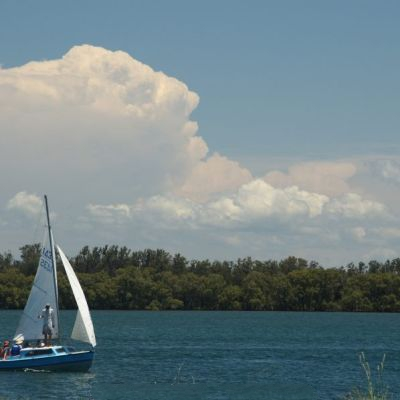
#> input picture ccsn_drone_dataset/train/Cumulus/Cb-N002.jpg, 400 x 400 px, given in place of the camera
$ python colordetect.py
#> lines starting #> are read from the running program, lines starting #| are printed output that depends on the picture; after the words box and inside, x2 and y2 are one past the last pixel; in counts of white or black regions, pixels touching at a corner belong together
# Python code for Multiple Color Detection


import numpy as np
import cv2


# Capturing video through webcam
webcam = cv2.VideoCapture(0)

# Start a while loop
while(1):

	# Reading the video from the
	# webcam in image frames
	_, imageFrame = webcam.read()
#> imageFrame is the input picture: shape (400, 400, 3); mean B, G, R 134.4, 129.8, 112.7

	# Convert the imageFrame in
	# BGR(RGB color space) to
	# HSV(hue-saturation-value)
	# color space
	hsvFrame = cv2.cvtColor(imageFrame, cv2.COLOR_BGR2HSV)
#> hsvFrame: shape (400, 400, 3); mean H, S, V 79.4, 63.6, 138.7

	# Set range for red color and
	# define mask
	red_lower = np.array([136, 87, 111], np.uint8)
	red_upper = np.array([180, 255, 255], np.uint8)
	red_mask = cv2.inRange(hsvFrame, red_lower, red_upper)
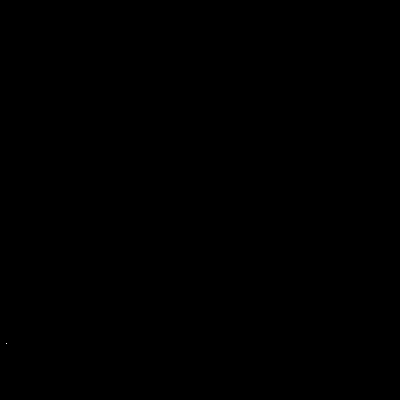
#> red_mask: shape (400, 400); 0% white in thin lines or dots, all inside (x1, y1, x2, y2) = (6, 343, 7, 344)

	# Morphological Transform, Dilation
	# for each color and bitwise_and operator
	# between imageFrame and mask determines
	# to detect only that particular color
	kernel = np.ones((5, 5), "uint8")

	# For red color
	red_mask = cv2.dilate(red_mask, kernel)
#> red_mask: shape (400, 400); 0.02% white; 1 white region, box (x1, y1, x2, y2) and area: (4, 341, 9, 346) 25
	res_red = cv2.bitwise_and(imageFrame, imageFrame,
							mask = red_mask)


	# Creating contour to track red color
	contours, hierarchy = cv2.findContours(red_mask,
										cv2.RETR_TREE,
										cv2.CHAIN_APPROX_SIMPLE)
#> contours = [[[4, 341], [4, 345], [8, 345], [8, 341]]]

	for pic, contour in enumerate(contours):
		area = cv2.contourArea(contour)
		if(area > 300):
			x, y, w, h = cv2.boundingRect(contour)
			imageFrame = cv2.rectangle(imageFrame, (x, y),
									(x + w, y + h),
									(0, 0, 255), 2)

			cv2.putText(imageFrame, "Red Colour", (x, y),
						cv2.FONT_HERSHEY_SIMPLEX, 1.0,
						(0, 0, 255))
#> this loop made 1 pass
#> (pic, contour, area) on pass 1: (0, [[4, 341], [4, 345], [8, 345], [8, 341]], 16)


	# Program Termination
	cv2.imshow("Multiple Color Detection in Real-TIme", imageFrame)
	if cv2.waitKey(10) & 0xFF == ord('q'):
#> (key q is pressed here)
		webcam.release()
		cv2.destroyAllWindows()
		break
